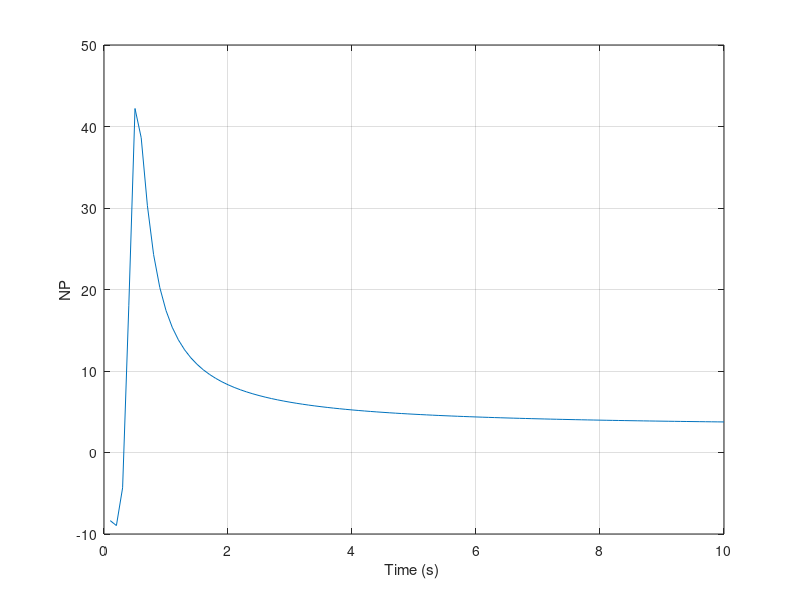

Write the MATLAB code that produced this figure.
clear
count=0;
TAU=1.;
GAM=.00001;
WZ=5.;
W=20.;
Z=.7;
T=0.;
H=.01;
S=0.;
X=0.;
E=0.;
ED=0.;
EDD=0.;
E1=0.;
E2=0.;
E2D=0.;
E3=0.;
E3D=0.;
E4=0.;
E4D=0.;
E5=0.;
E5D=0.;
E5DD=0.;
while ~(T >= (10.-.0001))
	S=S+H;
	XOLD=X;
	EOLD=E;
	EDOLD=ED;
	EDDOLD=EDD;
	E1OLD=E1;
	E2OLD=E2;
	E2DOLD=E2D;
	E3OLD=E3;
	E3DOLD=E3D;
	E4OLD=E4;
	E5OLD=E5;
	E5DOLD=E5D;
	E5DDOLD=E5DD;
	STEP=1;
	FLAG=0;
	while STEP<=1
		if FLAG==1 
         		STEP=2;
			X=X+H*XD;
			E=E+H*ED;
			ED=ED+H*EDD;
			EDD=EDD+H*EDDD;
			E1=E1+H*E1D;
			E2=E2+H*E2D;
			E2D=E2D+H*E2DD;
			E3=E3+H*E3D;
			E3D=E3D+H*E3DD;
			E4=E4+H*E4D;
			E5=E5+H*E5D;
			E5D=E5D+H*E5DD;
			E5DD=E5DD+H*E5DDD;
			T=T+H;
		end
		EDDD=W*W*(T-(1./W^2+2.*Z*TAU/W)*EDD-(2.*Z/W+TAU)*ED-E)/TAU;
 		XN=E-EDD/WZ^2;
		XD=XN^2;
		D=X+GAM;
		PZ=XN/D;
		XNP=T*T*PZ;
		E2DD=W*W*(-(1./W^2+2.*Z*TAU/W)*E2D-(2.*Z/W+TAU)*E2-E1)/TAU;
		E1D=E2+T;
		C4=-(E1-E2D/WZ^2)*PZ;
		E4D=W*W*(-(1./W^2+2.*Z*TAU/W)*E4-(2.*Z/W+TAU)*E3D-E3)/TAU;
		E3DD=E4+T;
		C5=-(E3-E4/WZ^2)*PZ;
		E5DDD=T-W*W*((1./W^2+2.*Z*TAU/W)*E5DD+(2.*Z/W+TAU)*E5D+E5)/TAU;
		C6=PZ*(-E5+E5DD/WZ^2);
		FLAG=1;
	end
	FLAG=0;
  	X=.5*(XOLD+X+H*XD);
	E=.5*(EOLD+E+H*ED);
	ED=.5*(EDOLD+ED+H*EDD);
	EDD=.5*(EDDOLD+EDD+H*EDDD);
	E1=.5*(E1OLD+E1+H*E1D);
	E2=.5*(E2OLD+E2+H*E2D);
	E2D=.5*(E2DOLD+E2D+H*E2DD);
	E3=.5*(E3OLD+E3+H*E3D);
	E3D=.5*(E3DOLD+E3D+H*E3DD);
	E4=.5*(E4OLD+E4+H*E4D);
	E5=.5*(E5OLD+E5+H*E5D);
	E5D=.5*(E5DOLD+E5D+H*E5DD);
	E5DD=.5*(E5DDOLD+E5DD+H*E5DDD);
	if S>=.09999
		S=0.;
		count=count+1;
		ArrayT(count)=T;
		ArrayC4(count)=C4;
		ArrayC5(count)=C5;
		ArrayC6(count)=C6;
		ArrayXNP(count)=XNP;
	end
end
output=[ArrayT',ArrayC4',ArrayC5',ArrayC6',ArrayXNP'];
save datfil.txt output -ascii
disp 'simulation finished'
clc
figure
plot(ArrayT,ArrayXNP),grid
xlabel('Time (s) ')
ylabel('NP')	
axis([0 10 -10 50])
